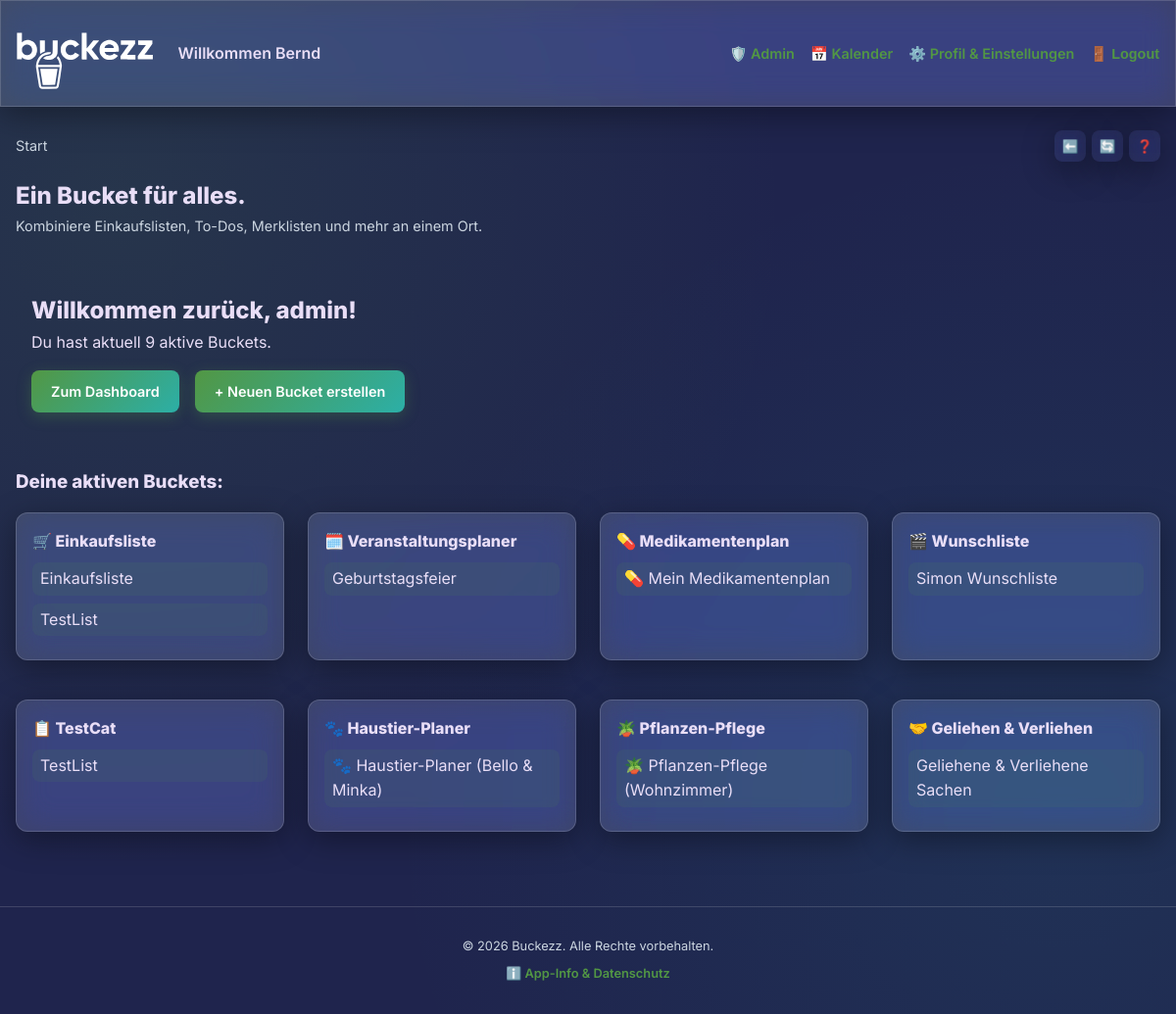
The page /?start=1 (signed in) on the database its author committed.
### core/models.py (models this page shows, shortened)
class Person(models.Model):
    name = models.CharField(max_length=255)
    email = models.EmailField(blank=True, null=True)
    phone = models.CharField(max_length=50, blank=True, null=True, verbose_name=_("Telefonnummer"))
    notes = models.TextField(blank=True, null=True, verbose_name=_("Kontaktnotizen"))
    user = models.OneToOneField(User, on_delete=models.SET_NULL, null=True, blank=True, related_name='person_profile')
    access_token = models.UUIDField(default=uuid.uuid4, unique=True)
    birth_date = models.DateField(null=True, blank=True)
    class Meta:
        verbose_name = _("Person")
        verbose_name_plural = _("Personen")

class ListCategory(models.Model):
    name = models.CharField(max_length=100)
    icon = models.CharField(max_length=50, help_text="Lucide-Icon Name oder Emoji", default="📋")
    slug = models.SlugField(unique=True)
    class Meta:
        verbose_name = _("Listen-Kategorie")
        verbose_name_plural = _("Listen-Kategorien")

class BucketList(models.Model):
    id = models.UUIDField(primary_key=True, default=uuid.uuid4, editable=False)
    title = models.CharField(max_length=255)
    todo_sync_url = models.URLField(blank=True, null=True, verbose_name="Microsoft To-Do iCal-Link", help_text="Öffentlicher iCal/ICS-Link zur Synchronisation (z.B. Microsoft To-Do)")
    category = models.ForeignKey(ListCategory, on_delete=models.PROTECT, related_name='lists')
    owner = models.ForeignKey(User, on_delete=models.CASCADE, related_name='owned_lists')
    shared_with = models.ManyToManyField(User, related_name='shared_lists', blank=True)
    is_public = models.BooleanField(default=False, help_text="Zugriff über Link ohne Login möglich")
    allow_public_edit = models.BooleanField(default=False, help_text="Personen mit Link dürfen Einträge hinzufügen/ändern")
    beneficiary = models.ForeignKey(Person, on_delete=models.SET_NULL, null=True, blank=True, related_name='beneficiary_lists', help_text="Für wen ist diese Liste? (z.B. Geburtstagskind)")
    is_secret_santa = models.BooleanField(default=False, help_text="Versteckt Zuordnungen vor dem Begünstigten")
    created_at = models.DateTimeField(auto_now_add=True)
    updated_at = models.DateTimeField(auto_now=True)
    class Meta:
        verbose_name = _("Liste")
        verbose_name_plural = _("Listen")

### core/views.py (the view)
# urls.py: path('', views.HomeView.as_view(), name='home'),
class HomeView(TemplateView):
    template_name = 'core/home.html'
    def get(self, request, *args, **kwargs):
        if request.user.is_authenticated and 'start' not in request.GET:
            return redirect('core:dashboard')
        return super().get(request, *args, **kwargs)
    def get_context_data(self, **kwargs):
        context = super().get_context_data(**kwargs)
        user = self.request.user
        person_id = self.request.session.get('person_id')
        if user.is_authenticated:
            if user.is_superuser:
                context['my_lists'] = BucketList.objects.all()
                allowed_lists = BucketList.objects.all()
            else:
                context['my_lists'] = BucketList.objects.filter(owner=user)
                allowed_lists = BucketList.objects.filter(
                    models.Q(owner=user) | models.Q(shared_with=user) | models.Q(participants__person__user=user)
                ).distinct()
        elif person_id:
            allowed_lists = BucketList.objects.filter(
                participants__person_id=person_id
            ).distinct()
        else:
            allowed_lists = BucketList.objects.none()
        context['categories'] = ListCategory.objects.prefetch_related(
            models.Prefetch('lists', queryset=allowed_lists, to_attr='visible_lists')
        )
        return context

### core/context_processors.py (called while the page is built)
def user_settings(request):
    if hasattr(request, 'user') and request.user.is_authenticated:
        settings, _ = UserSetting.objects.get_or_create(user=request.user)
        return {'user_settings': settings}
    admin_user = User.objects.filter(is_superuser=True).first()
    if admin_user:
        settings, _ = UserSetting.objects.get_or_create(user=admin_user)
        return {'user_settings': settings}
    return {'user_settings': None}

### core/router.py (called while the page is built)
def set_active_tenant(tenant_slug):
    _active_tenant.set(tenant_slug)

### templates/core/home.html (shortened to what this page needs)
{% extends 'base.html' %}
{% block content %}
<div x-data="{ showHelpModal: false }">
    <nav class="list-breadcrumb" style="display: flex; justify-content: space-between; align-items: center; width: 100%; gap: 10px; margin-bottom: var(--spacing-md);">
        <span class="text-muted" style="font-weight: 500;">Start</span>
        <div style="display: inline-flex; align-items: center; gap: 6px;">
            <button onclick="window.history.back()" class="glass" style="border: none; background: rgba(255,255,255,0.05); width: 32px; height: 32px; border-radius: var(--radius-sm); cursor: pointer; color: var(--primary); display: inline-flex; align-items: center; justify-content: center; transition: all 0.2s;" onmouseover="this.style.background='rgba(255,255,255,0.1)'" onmouseout="this.style.background='rgba(255,255,255,0.05)'" title="Zurück">
                ⬅️
            </button>
            <button onclick="window.location.reload()" class="glass" style="border: none; background: rgba(255,255,255,0.05); width: 32px; height: 32px; border-radius: var(--radius-sm); cursor: pointer; color: var(--primary); display: inline-flex; align-items: center; justify-content: center; transition: all 0.2s;" onmouseover="this.style.background='rgba(255,255,255,0.1)'" onmouseout="this.style.background='rgba(255,255,255,0.05)'" title="Aktualisieren">
                🔄
            </button>
            <button @click="showHelpModal = true" class="glass" style="border: none; background: rgba(255,255,255,0.05); width: 32px; height: 32px; border-radius: var(--radius-sm); cursor: pointer; color: var(--primary); display: inline-flex; align-items: center; justify-content: center; transition: all 0.2s;" onmouseover="this.style.background='rgba(255,255,255,0.1)'" onmouseout="this.style.background='rgba(255,255,255,0.05)'" title="Startseite-Hilfe anzeigen">
                ❓
            </button>
        </div>
    </nav>
    <section class="hero">
        <h1>Ein Bucket für alles.</h1>
        <p class="text-muted">Kombiniere Einkaufslisten, To-Dos, Merklisten und mehr an einem Ort.</p>
        <div class="card" style="margin-top: 40px;">
            {% if user.is_authenticated %}
                <h2>Willkommen zurück, {{ user.username }}!</h2>
                <p>Du hast aktuell {{ my_lists.count }} aktive Buckets.</p>
                <div style="margin-top: var(--spacing-md); display: flex; gap: var(--spacing-md);">
                    <a href="{% url 'core:dashboard' %}" class="btn btn-primary">Zum Dashboard</a>
                    <a href="{% url 'core:dashboard' %}?create=1" class="btn btn-primary">+ Neuen Bucket erstellen</a>
                </div>
            {% endif %}
        </div>
    </section>
    {% if user.is_authenticated or request.session.person_id %}
    <section style="margin-top: 40px;">
        <h3>Deine aktiven Buckets:</h3>
        <div style="display: grid; grid-template-columns: repeat(auto-fill, minmax(250px, 1fr)); gap: var(--spacing-lg); margin-top: var(--spacing-md);">
            {% for category in categories %}
            {% if category.visible_lists %}
            <div class="card glass">
                <h4>{{ category.icon }} {{ category.name }}</h4>
                <ul style="list-style: none; padding: 0; margin-top: var(--spacing-sm);">
                    {% for bucket in category.visible_lists %}
                        <li style="margin-bottom: 8px;">
                            <a href="{% url 'core:list_detail' bucket.id %}" style="text-decoration: none; color: var(--text-color); font-weight: 500; display: block; padding: 4px 8px; background: color-mix(in srgb, var(--primary) 10%, transparent); border-radius: var(--radius-sm);">
                                {{ bucket.title }}
                            </a>
                        </li>
                    {% endfor %}
                </ul>
            </div>
            {% endif %}
            {% endfor %}
        </div>
    </section>
    {% endif %}
</div>
{% endblock %}

### templates/base.html (shortened to what this page needs)
{% load static pwa l10n %}
<!DOCTYPE html>
<html lang="de" data-theme="dark">
<head>
    <link rel="stylesheet" href="{% static 'vendor/css/inter.css' %}">
    <link href="{% static 'vendor/css/tom-select.css' %}" rel="stylesheet">
</head>
<body hx-headers='{"X-CSRFToken": "{{ csrf_token }}"}'>
    <header class="glass">
        <div class="container nav-content">
            <div class="nav-left">
                <a href="{% url 'core:home' %}{% if user.is_authenticated %}?start=1{% endif %}" class="logo" style="display: flex; align-items: center; text-decoration: none; height: 75px;">
                    <img src="{% static 'img/logo.svg' %}" alt="buckezz" style="height: 100%; width: auto; display: block;">
                </a>
                {% if user.is_authenticated %}
                    <span class="welcome-text">Willkommen {{ user.person_profile.name|default:user.first_name|default:user.username }}</span>
                {% elif request.session.guest_name %}
                    <span class="welcome-text">Willkommen {{ request.session.guest_name }} (Gast)</span>
                {% endif %}
            </div>
            <nav class="nav-links">
                {% if user.is_authenticated %}
                    {% if user.is_staff %}
                        <a href="{% url 'admin:index' %}" style="text-decoration: none; color: var(--primary); font-weight: 600; font-size: 0.9rem;">🛡️ <span class="nav-text">Admin</span></a>
                    {% endif %}
                    <a href="{% url 'core:calendar' %}" style="text-decoration: none; color: var(--primary); font-weight: 600; font-size: 0.9rem;">📅 <span class="nav-text">Kalender</span></a>
                    <a href="{% url 'core:settings' %}" style="text-decoration: none; color: var(--primary); font-weight: 600; font-size: 0.9rem;">⚙️ <span class="nav-text">Profil & Einstellungen</span></a>
                    <form action="{% url 'core:logout' %}" method="post" style="display: inline;">
                        <button type="submit" style="background: none; border: none; color: var(--primary); font-weight: 600; font-size: 0.9rem; cursor: pointer; padding: 0;">🚪 <span class="nav-text">Logout</span></button>
                    </form>
                {% else %}
                    <a href="{% url 'core:login' %}?next={% url 'core:dashboard' %}" style="text-decoration: none; color: var(--primary); font-weight: 600; font-size: 0.9rem;">🔑 <span class="nav-text">Anmelden</span></a>
                {% endif %}
            </nav>
        </div>
    </header>
    <main class="container">
        {% block content %}{% endblock %}
    </main>
    <footer style="margin-top: 60px; padding: 30px 0; border-top: 1px solid var(--glass-border); text-align: center; font-size: 0.8rem; color: var(--text-muted);">
        <div class="container" style="display: flex; flex-direction: column; align-items: center; gap: 8px;">
            <div>
                © {% now "Y" %} Buckezz. Alle Rechte vorbehalten.
            </div>
            <div style="display: flex; gap: var(--spacing-md); align-items: center;">
                <a href="javascript:void(0)" onclick="openAppInfoModal()" style="color: var(--primary); text-decoration: none; font-weight: 600; display: inline-flex; align-items: center; gap: 4px;">
                    ℹ️ App-Info & Datenschutz
                </a>
            </div>
        </div>
    </footer>
</body>
</html>

### rows shown on the page
ListCategory: icon "🛒", name "Einkaufsliste"
BucketList: title "Einkaufsliste"
BucketList: title "TestList"
ListCategory: icon "🗓️", name "Veranstaltungsplaner"
BucketList: title "Geburtstagsfeier"
ListCategory: icon "💊", name "Medikamentenplan"
BucketList: title "💊 Mein Medikamentenplan"
ListCategory: icon "🎬", name "Wunschliste"
BucketList: title "Simon Wunschliste"
ListCategory: icon "📋", name "TestCat"
BucketList: title "TestList"
ListCategory: icon "🐾", name "Haustier-Planer"
BucketList: title "🐾 Haustier-Planer (Bello & Minka)"
ListCategory: icon "🪴", name "Pflanzen-Pflege"
BucketList: title "🪴 Pflanzen-Pflege (Wohnzimmer)"
ListCategory: icon "🤝", name "Geliehen & Verliehen"
BucketList: title "Geliehene & Verliehene Sachen"

### other values the page prints
{{ user.person_profile.name|default:user.first_name|default:user.username }} "Bernd"
{{ user.username }} "admin"
{{ my_lists.count }} "9"
